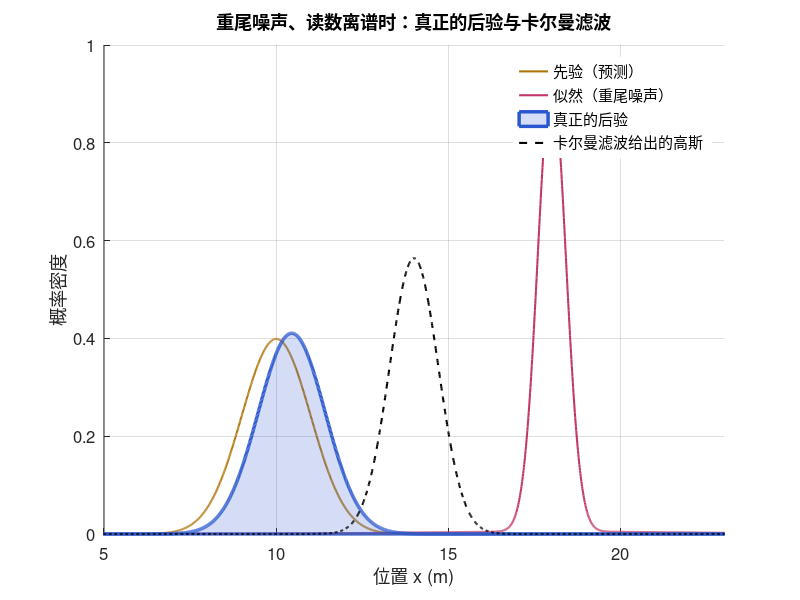

This chart was generated by the following MATLAB code:
g = @(x, m, v) exp(-(x - m).^2 / (2*v)) / sqrt(2*pi*v);   % 高斯密度
x = linspace(-10, 40, 5001);      % 把位置离散成网格，用数值方法直接算贝叶斯公式
dx = x(2) - x(1);
mean_of = @(p) sum(x .* p) * dx;
var_of = @(p) sum((x - sum(x .* p) * dx).^2 .* p) * dx;

% 1. 更新 = 先验 × 似然，再归一化
x_pred = 10; P_pred = 2^2;        % 先验：预测
z = 12; R = 1^2;                  % 读数
post = g(x, x_pred, P_pred) .* g(z - x, 0, R);
post = post / (sum(post) * dx);
K = P_pred / (P_pred + R);
fprintf('更新  数值：均值 %.3f，方差 %.3f\n', mean_of(post), var_of(post));
fprintf('      公式：均值 %.3f，方差 %.3f\n', x_pred + K*(z - x_pred), (1 - K)*P_pred);

% 2. 预测 = 平移 uΔt，再和过程噪声的分布做卷积
u = 1; Q = 0.5^2;
kernel = g(-3:dx:3, 0, Q);
pred = conv(post, kernel, 'same') * dx;                 % 卷积：被噪声“抹宽”
fprintf('预测  数值：均值 %.3f，方差 %.3f\n', mean_of(pred) + u, var_of(pred));
fprintf('      公式：均值 %.3f，方差 %.3f\n', mean_of(post) + u, var_of(post) + Q);

% 3. 读数噪声不是高斯（重尾：95% 的时候很小，5% 的时候放大 10 倍），方差仍然是 R
heavy = @(v, R) 0.95 * g(v, 0, R / 5.95) + 0.05 * g(v, 0, 100 * R / 5.95);
x_pred = 10; P_pred = 1; R = 1;
K = P_pred / (P_pred + R);
for z = [11, 18]
    post_h = g(x, x_pred, P_pred) .* heavy(z - x, R);
    post_h = post_h / (sum(post_h) * dx);
    fprintf('重尾噪声，读数 z = %g：真正的后验均值 %.2f，卡尔曼滤波给出 %.2f\n', z, mean_of(post_h), x_pred + K*(z - x_pred));
end

% 画图：黄 = 先验，红 = 似然，蓝 = 真正的后验，黑色虚线 = 卡尔曼滤波
cPred = [0.69 0.45 0.03]; cObs = [0.76 0.21 0.42]; cEst = [0.16 0.34 0.81];
figure('Color', 'w', 'Position', [100 100 780 420]); hold on;
plot(x, g(x, x_pred, P_pred), '-', 'Color', cPred, 'LineWidth', 1.5);
plot(x, heavy(z - x, R), '-', 'Color', cObs, 'LineWidth', 1.5);
area(x, post_h, 'FaceColor', cEst, 'FaceAlpha', 0.20, 'EdgeColor', cEst, 'LineWidth', 2.5);
plot(x, g(x, x_pred + K*(z - x_pred), (1 - K)*P_pred), 'k--', 'LineWidth', 1.5);
hold off; grid on; box off; set(gca, 'FontSize', 12); xlim([5 23]);
legend('先验（预测）', '似然（重尾噪声）', '真正的后验', '卡尔曼滤波给出的高斯', 'Location', 'northeast', 'Box', 'off');
xlabel('位置 x (m)'); ylabel('概率密度'); title('重尾噪声、读数离谱时：真正的后验与卡尔曼滤波');
